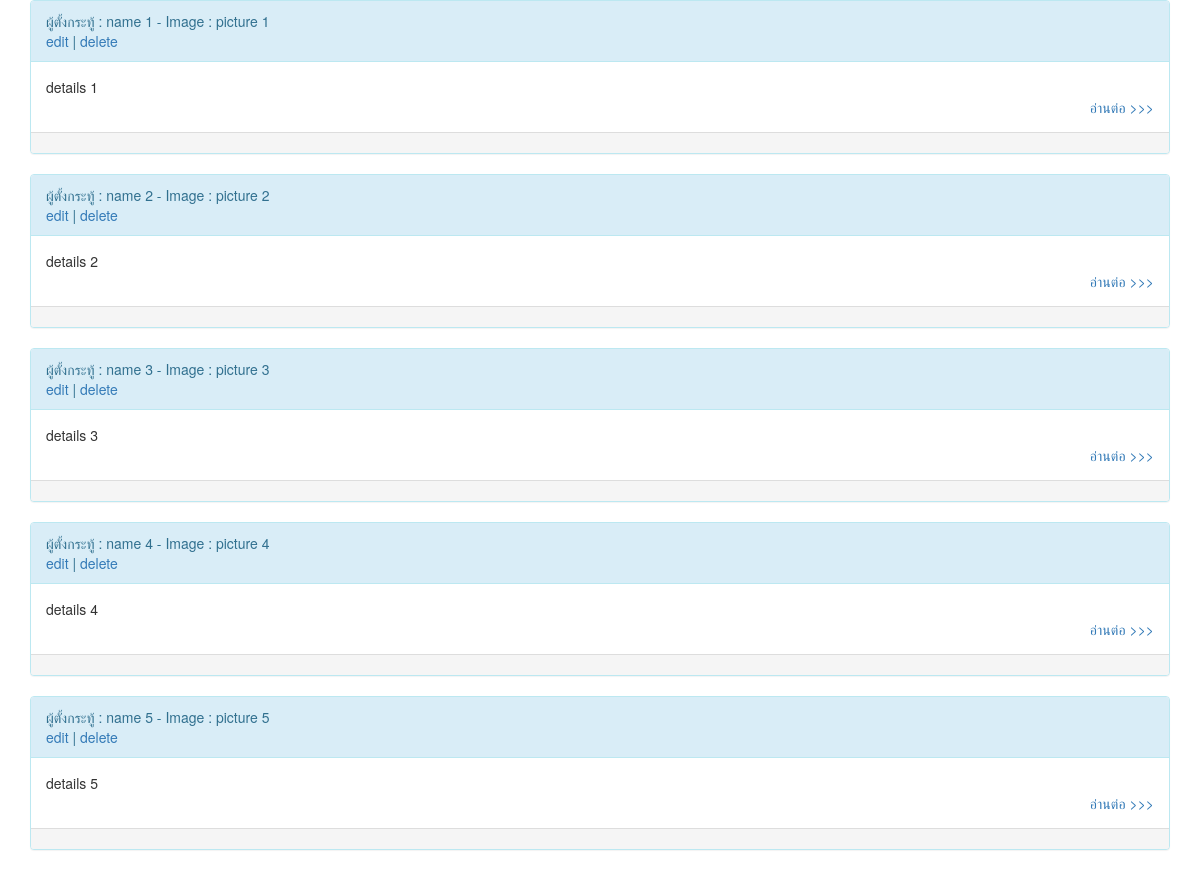
Before: / with the older database file.
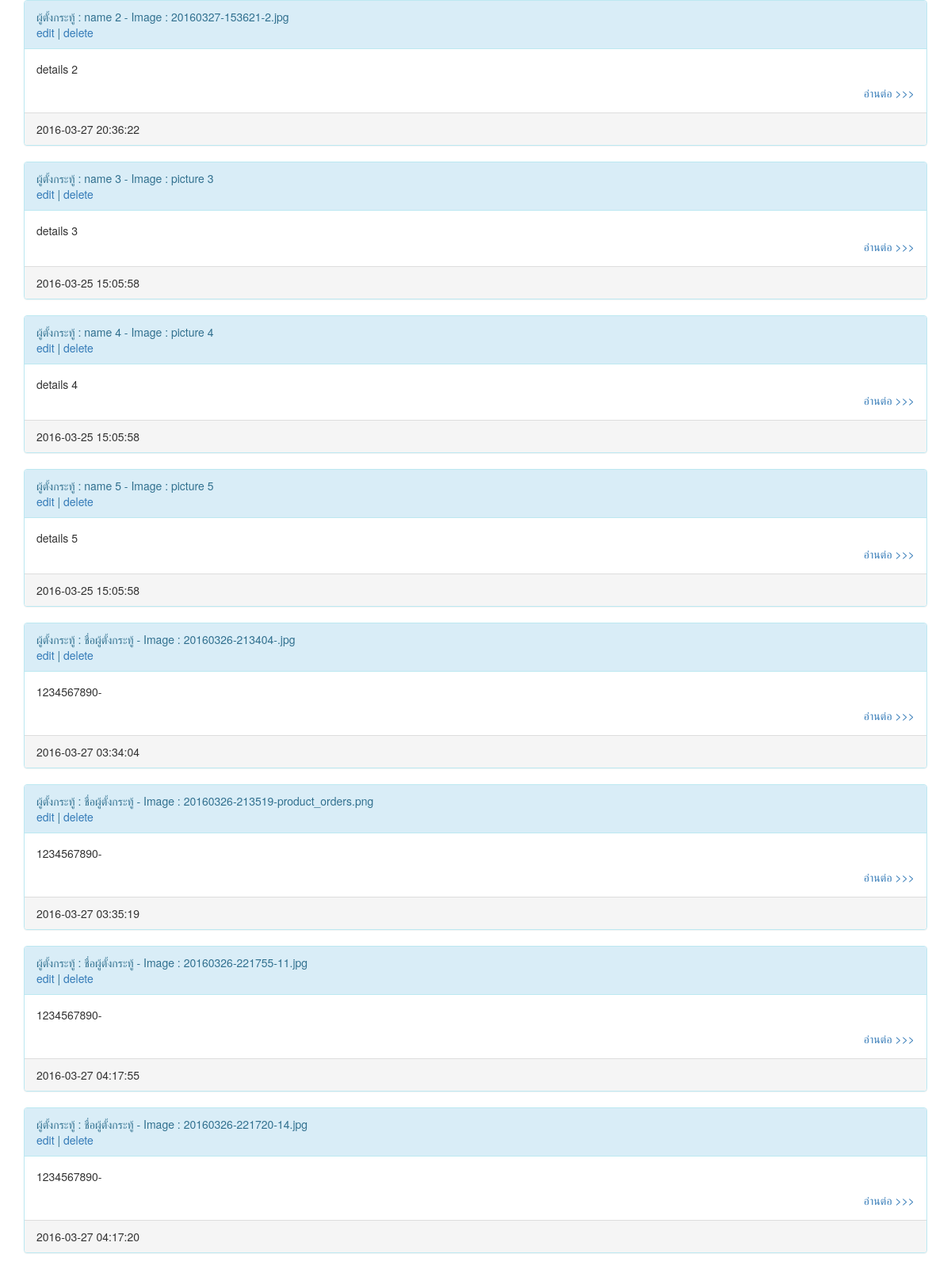
After: the same page with the newer database file.
### tables this page shows
CREATE TABLE `posts` (
  `id` int(5) UNSIGNED NOT NULL,
  `name` varchar(100) NOT NULL,
  `title` varchar(255) NOT NULL,
  `details` text NOT NULL,
  `picture` varchar(255) NOT NULL,
  `datetime` datetime NOT NULL,
  `num_comment` int(3) NOT NULL DEFAULT '0'
);

### index.php (the view, shortened to what this page needs)
<?php
    require_once(__DIR__ . '/common/connect.php');
?>
<!doctype html>
<html lang="en">
<head>
    <link href="asset/css/bootstrap.min.css" rel="stylesheet">
</head>
<body>
<div class="container">
    <div class="row">
        <?php
            $sql = 'SELECT * FROM posts';
            $stmt = $handle->prepare($sql);
            $stmt->execute();
            if($stmt->rowCount()){
                $data = $stmt->fetchAll(PDO::FETCH_ASSOC);
                foreach($data as $value){
        ?>
                    <div class="col-md-12">
                        <div class="panel panel-info">
                            <div class="panel-heading">
                                <div><?php echo 'ผู้ตั้งกระทู้ : ' . $value['name'] . ' - Image : '. $value['picture'] ?></div>
                                <div>
                                    <a href="edit.php?id=<?php echo $value['id'] ?>">edit</a>
                                    |
                                    <a href="common/delete_posts.php?id=<?php echo $value['id']?>">delete</a>
                                </div>
                            </div>
                            <div class="panel-body">
                                <?php echo $value['details'] ?>
                                <div class="text-right">
                                    <a href="post.php?id=<?php echo $value['id'] ?>">อ่านต่อ >>></a>
                                </div>
                            </div>
                            <div class="panel-footer"><?php echo $value['datetime'] ?></div>
                        </div>
                    </div>
        <?php
                }
            }
        ?>
    </div>
</div>
</body>
</html>

Changed rows visible on the page:
removed posts: name "name 1", picture "picture 1", details "details 1"
changed posts "name 2": picture "picture 2" → "20160327-153621-2.jpg"; details "details 2" → "<p>details 2</p>\r\n" (drawn); datetime (not shown) → "2016-03-27 20:36:22"
changed posts "name 3": datetime (not shown) → "2016-03-25 15:05:58"
changed posts "name 4": datetime (not shown) → "2016-03-25 15:05:58"
changed posts "name 5": datetime (not shown) → "2016-03-25 15:05:58"
added posts: name "ชื่อผู้ตั้งกระทู้", picture "20160326-213404-.jpg", details "1234567890-", datetime "2016-03-27 03:34:04"
added posts: name "ชื่อผู้ตั้งกระทู้", picture "20160326-213519-product_orders.png", details "1234567890-", datetime "2016-03-27 03:35:19"
added posts: name "ชื่อผู้ตั้งกระทู้", picture "20160326-221755-11.jpg", details "1234567890-", datetime "2016-03-27 04:17:55"
added posts: name "ชื่อผู้ตั้งกระทู้", picture "20160326-221720-14.jpg", details "1234567890-", datetime "2016-03-27 04:17:20"
